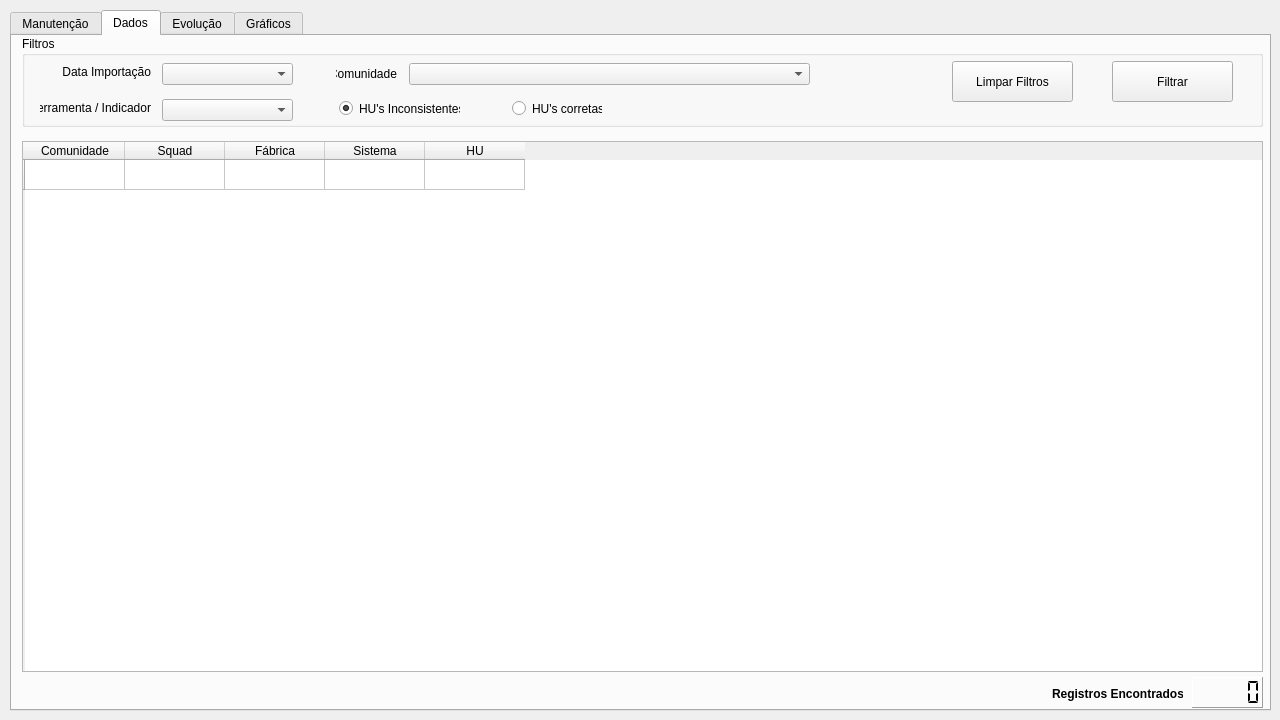
<?xml version="1.0" encoding="UTF-8"?>
<ui version="4.0">
 <class>TelaPrincipal</class>
 <widget class="QDialog" name="TelaPrincipal">
  <property name="windowModality">
   <enum>Qt::NonModal</enum>
  </property>
  <property name="geometry">
   <rect>
    <x>0</x>
    <y>0</y>
    <width>1280</width>
    <height>720</height>
   </rect>
  </property>
  <property name="windowTitle">
   <string>Indicadores RDNG</string>
  </property>
  <property name="modal">
   <bool>false</bool>
  </property>
  <widget class="QTabWidget" name="Frame_Principal">
   <property name="geometry">
    <rect>
     <x>10</x>
     <y>10</y>
     <width>1261</width>
     <height>701</height>
    </rect>
   </property>
   <property name="font">
    <font>
     <underline>false</underline>
    </font>
   </property>
   <property name="toolTipDuration">
    <number>-1</number>
   </property>
   <property name="whatsThis">
    <string/>
   </property>
   <property name="tabPosition">
    <enum>QTabWidget::North</enum>
   </property>
   <property name="currentIndex">
    <number>1</number>
   </property>
   <property name="elideMode">
    <enum>Qt::ElideLeft</enum>
   </property>
   <widget class="QWidget" name="widget">
    <attribute name="title">
     <string>Manutenção</string>
    </attribute>
    <widget class="QGroupBox" name="groupBox">
     <property name="geometry">
      <rect>
       <x>0</x>
       <y>10</y>
       <width>1251</width>
       <height>81</height>
      </rect>
     </property>
     <property name="title">
      <string>Importação</string>
     </property>
     <widget class="QPushButton" name="Btn_Atualiza_Base">
      <property name="geometry">
       <rect>
        <x>1100</x>
        <y>30</y>
        <width>131</width>
        <height>31</height>
       </rect>
      </property>
      <property name="text">
       <string>Atualizar</string>
      </property>
     </widget>
     <widget class="QLabel" name="label">
      <property name="geometry">
       <rect>
        <x>14</x>
        <y>36</y>
        <width>70</width>
        <height>16</height>
       </rect>
      </property>
      <property name="text">
       <string>Planilha SIBTI</string>
      </property>
     </widget>
     <widget class="QToolButton" name="Btn_Select_Arquivo">
      <property name="geometry">
       <rect>
        <x>1010</x>
        <y>30</y>
        <width>30</width>
        <height>30</height>
       </rect>
      </property>
      <property name="text">
       <string>...</string>
      </property>
     </widget>
     <widget class="QTextEdit" name="Txt_Arquivo_Entrada">
      <property name="geometry">
       <rect>
        <x>90</x>
        <y>30</y>
        <width>911</width>
        <height>31</height>
       </rect>
      </property>
      <property name="acceptDrops">
       <bool>false</bool>
      </property>
      <property name="inputMethodHints">
       <set>Qt::ImhNone</set>
      </property>
      <property name="readOnly">
       <bool>true</bool>
      </property>
      <property name="html">
       <string>&lt;!DOCTYPE HTML PUBLIC &quot;-//W3C//DTD HTML 4.0//EN&quot; &quot;http://www.w3.org/TR/REC-html40/strict.dtd&quot;&gt;
&lt;html&gt;&lt;head&gt;&lt;meta name=&quot;qrichtext&quot; content=&quot;1&quot; /&gt;&lt;style type=&quot;text/css&quot;&gt;
p, li { white-space: pre-wrap; }
&lt;/style&gt;&lt;/head&gt;&lt;body style=&quot; font-family:'MS Shell Dlg 2'; font-size:8.25pt; font-weight:400; font-style:normal;&quot;&gt;
&lt;p style=&quot;-qt-paragraph-type:empty; margin-top:0px; margin-bottom:0px; margin-left:0px; margin-right:0px; -qt-block-indent:0; text-indent:0px;&quot;&gt;&lt;br /&gt;&lt;/p&gt;&lt;/body&gt;&lt;/html&gt;</string>
      </property>
     </widget>
    </widget>
    <widget class="QGroupBox" name="groupBox_2">
     <property name="geometry">
      <rect>
       <x>0</x>
       <y>100</y>
       <width>1251</width>
       <height>71</height>
      </rect>
     </property>
     <property name="title">
      <string>Limpeza</string>
     </property>
     <widget class="QLabel" name="label_5">
      <property name="geometry">
       <rect>
        <x>11</x>
        <y>32</y>
        <width>81</width>
        <height>16</height>
       </rect>
      </property>
      <property name="text">
       <string>Data Importação</string>
      </property>
     </widget>
     <widget class="QComboBox" name="Cbo_Data_Importacao_Manut">
      <property name="geometry">
       <rect>
        <x>100</x>
        <y>30</y>
        <width>171</width>
        <height>22</height>
       </rect>
      </property>
     </widget>
     <widget class="QPushButton" name="Btn_Remove_Dados">
      <property name="geometry">
       <rect>
        <x>280</x>
        <y>26</y>
        <width>151</width>
        <height>31</height>
       </rect>
      </property>
      <property name="text">
       <string>Remover dados</string>
      </property>
     </widget>
    </widget>
   </widget>
   <widget class="QWidget" name="tab_4">
    <attribute name="title">
     <string>Dados</string>
    </attribute>
    <widget class="QGroupBox" name="Grupo_Comunidade">
     <property name="geometry">
      <rect>
       <x>10</x>
       <y>0</y>
       <width>1241</width>
       <height>91</height>
      </rect>
     </property>
     <property name="title">
      <string>Filtros</string>
     </property>
     <widget class="QRadioButton" name="Rd_HUs_Corretas">
      <property name="geometry">
       <rect>
        <x>490</x>
        <y>64</y>
        <width>90</width>
        <height>17</height>
       </rect>
      </property>
      <property name="text">
       <string>HU's corretas</string>
      </property>
     </widget>
     <widget class="QComboBox" name="Cbo_Indicador">
      <property name="geometry">
       <rect>
        <x>140</x>
        <y>63</y>
        <width>131</width>
        <height>22</height>
       </rect>
      </property>
     </widget>
     <widget class="QLabel" name="label_8">
      <property name="geometry">
       <rect>
        <x>18</x>
        <y>62</y>
        <width>111</width>
        <height>20</height>
       </rect>
      </property>
      <property name="text">
       <string>Ferramenta / Indicador</string>
      </property>
      <property name="alignment">
       <set>Qt::AlignRight|Qt::AlignTrailing|Qt::AlignVCenter</set>
      </property>
     </widget>
     <widget class="QRadioButton" name="Rd_HUs_Inconsistentes">
      <property name="geometry">
       <rect>
        <x>317</x>
        <y>64</y>
        <width>121</width>
        <height>17</height>
       </rect>
      </property>
      <property name="text">
       <string>HU's Inconsistentes</string>
      </property>
      <property name="checkable">
       <bool>true</bool>
      </property>
      <property name="checked">
       <bool>true</bool>
      </property>
     </widget>
     <widget class="QLabel" name="label_3">
      <property name="geometry">
       <rect>
        <x>314</x>
        <y>28</y>
        <width>61</width>
        <height>20</height>
       </rect>
      </property>
      <property name="text">
       <string>Comunidade</string>
      </property>
      <property name="alignment">
       <set>Qt::AlignRight|Qt::AlignTrailing|Qt::AlignVCenter</set>
      </property>
     </widget>
     <widget class="QLabel" name="label_4">
      <property name="geometry">
       <rect>
        <x>18</x>
        <y>28</y>
        <width>111</width>
        <height>16</height>
       </rect>
      </property>
      <property name="text">
       <string>Data Importação</string>
      </property>
      <property name="alignment">
       <set>Qt::AlignRight|Qt::AlignTrailing|Qt::AlignVCenter</set>
      </property>
     </widget>
     <widget class="QComboBox" name="Cbo_Data_Importacao">
      <property name="geometry">
       <rect>
        <x>140</x>
        <y>27</y>
        <width>131</width>
        <height>22</height>
       </rect>
      </property>
     </widget>
     <widget class="QComboBox" name="Cbo_Comunidades">
      <property name="geometry">
       <rect>
        <x>387</x>
        <y>27</y>
        <width>401</width>
        <height>22</height>
       </rect>
      </property>
     </widget>
     <widget class="QPushButton" name="Btn_Filtro">
      <property name="geometry">
       <rect>
        <x>1090</x>
        <y>25</y>
        <width>121</width>
        <height>41</height>
       </rect>
      </property>
      <property name="text">
       <string>Filtrar</string>
      </property>
      <property name="default">
       <bool>true</bool>
      </property>
     </widget>
     <widget class="QPushButton" name="Btn_Limpar_Filtros">
      <property name="geometry">
       <rect>
        <x>930</x>
        <y>25</y>
        <width>121</width>
        <height>41</height>
       </rect>
      </property>
      <property name="text">
       <string>Limpar Filtros</string>
      </property>
      <property name="default">
       <bool>true</bool>
      </property>
     </widget>
    </widget>
    <widget class="QLCDNumber" name="LCD_Qtde_Registros">
     <property name="geometry">
      <rect>
       <x>1180</x>
       <y>641</y>
       <width>71</width>
       <height>31</height>
      </rect>
     </property>
     <property name="styleSheet">
      <string notr="true"/>
     </property>
     <property name="frameShape">
      <enum>QFrame::Panel</enum>
     </property>
     <property name="frameShadow">
      <enum>QFrame::Raised</enum>
     </property>
     <property name="lineWidth">
      <number>1</number>
     </property>
     <property name="midLineWidth">
      <number>0</number>
     </property>
     <property name="mode">
      <enum>QLCDNumber::Dec</enum>
     </property>
     <property name="segmentStyle">
      <enum>QLCDNumber::Flat</enum>
     </property>
    </widget>
    <widget class="QLabel" name="Label_Progresso_2">
     <property name="geometry">
      <rect>
       <x>1040</x>
       <y>642</y>
       <width>131</width>
       <height>31</height>
      </rect>
     </property>
     <property name="font">
      <font>
       <weight>75</weight>
       <bold>true</bold>
      </font>
     </property>
     <property name="text">
      <string>Registros Encontrados: </string>
     </property>
    </widget>
    <widget class="QTableWidget" name="Tabela_HUs">
     <property name="enabled">
      <bool>true</bool>
     </property>
     <property name="geometry">
      <rect>
       <x>10</x>
       <y>105</y>
       <width>1241</width>
       <height>531</height>
      </rect>
     </property>
     <property name="editTriggers">
      <set>QAbstractItemView::NoEditTriggers</set>
     </property>
     <property name="selectionMode">
      <enum>QAbstractItemView::SingleSelection</enum>
     </property>
     <property name="selectionBehavior">
      <enum>QAbstractItemView::SelectRows</enum>
     </property>
     <row>
      <property name="text">
       <string/>
      </property>
     </row>
     <column>
      <property name="text">
       <string>Comunidade</string>
      </property>
     </column>
     <column>
      <property name="text">
       <string>Squad</string>
      </property>
     </column>
     <column>
      <property name="text">
       <string>Fábrica</string>
      </property>
     </column>
     <column>
      <property name="text">
       <string>Sistema</string>
      </property>
     </column>
     <column>
      <property name="text">
       <string>HU</string>
      </property>
     </column>
    </widget>
   </widget>
   <widget class="QWidget" name="tab">
    <attribute name="title">
     <string>Evolução</string>
    </attribute>
    <widget class="QPushButton" name="Titulo_Evolucao">
     <property name="geometry">
      <rect>
       <x>450</x>
       <y>16</y>
       <width>380</width>
       <height>41</height>
      </rect>
     </property>
     <property name="font">
      <font>
       <pointsize>20</pointsize>
       <weight>75</weight>
       <italic>false</italic>
       <bold>true</bold>
       <underline>false</underline>
      </font>
     </property>
     <property name="text">
      <string>Evolução dos Indicadores</string>
     </property>
    </widget>
    <widget class="QTableWidget" name="Tabela_Evolucao">
     <property name="geometry">
      <rect>
       <x>240</x>
       <y>210</y>
       <width>780</width>
       <height>122</height>
      </rect>
     </property>
     <property name="font">
      <font>
       <weight>50</weight>
       <bold>false</bold>
      </font>
     </property>
     <property name="toolTip">
      <string extracomment="tstesss"/>
     </property>
     <property name="toolTipDuration">
      <number>1000</number>
     </property>
     <property name="autoFillBackground">
      <bool>false</bool>
     </property>
     <property name="editTriggers">
      <set>QAbstractItemView::NoEditTriggers</set>
     </property>
     <property name="selectionMode">
      <enum>QAbstractItemView::SingleSelection</enum>
     </property>
     <property name="selectionBehavior">
      <enum>QAbstractItemView::SelectRows</enum>
     </property>
     <property name="showGrid">
      <bool>true</bool>
     </property>
     <property name="gridStyle">
      <enum>Qt::SolidLine</enum>
     </property>
     <property name="cornerButtonEnabled">
      <bool>false</bool>
     </property>
     <attribute name="horizontalHeaderVisible">
      <bool>false</bool>
     </attribute>
     <attribute name="horizontalHeaderCascadingSectionResizes">
      <bool>true</bool>
     </attribute>
     <attribute name="horizontalHeaderStretchLastSection">
      <bool>true</bool>
     </attribute>
     <attribute name="verticalHeaderVisible">
      <bool>false</bool>
     </attribute>
     <attribute name="verticalHeaderStretchLastSection">
      <bool>false</bool>
     </attribute>
     <row>
      <property name="text">
       <string>New Row</string>
      </property>
      <property name="font">
       <font>
        <weight>75</weight>
        <bold>true</bold>
       </font>
      </property>
     </row>
     <row>
      <property name="text">
       <string>New Row</string>
      </property>
     </row>
     <row>
      <property name="text">
       <string>New Row</string>
      </property>
     </row>
     <row>
      <property name="text">
       <string>New Row</string>
      </property>
     </row>
     <column>
      <property name="text">
       <string>New Column</string>
      </property>
     </column>
     <column>
      <property name="text">
       <string>New Column</string>
      </property>
     </column>
     <column>
      <property name="text">
       <string>New Column</string>
      </property>
     </column>
     <column>
      <property name="text">
       <string>New Column</string>
      </property>
     </column>
     <column>
      <property name="text">
       <string>New Column</string>
      </property>
     </column>
     <item row="0" column="0">
      <property name="text">
       <string/>
      </property>
      <property name="toolTip">
       <string extracomment="adadasd"/>
      </property>
     </item>
    </widget>
    <widget class="QTableWidget" name="Tabela_Evolucao_Detalhes">
     <property name="geometry">
      <rect>
       <x>240</x>
       <y>490</y>
       <width>780</width>
       <height>122</height>
      </rect>
     </property>
     <property name="font">
      <font>
       <weight>50</weight>
       <bold>false</bold>
      </font>
     </property>
     <property name="toolTip">
      <string extracomment="tstesss"/>
     </property>
     <property name="toolTipDuration">
      <number>1000</number>
     </property>
     <property name="autoFillBackground">
      <bool>false</bool>
     </property>
     <property name="editTriggers">
      <set>QAbstractItemView::NoEditTriggers</set>
     </property>
     <property name="selectionMode">
      <enum>QAbstractItemView::SingleSelection</enum>
     </property>
     <property name="selectionBehavior">
      <enum>QAbstractItemView::SelectRows</enum>
     </property>
     <property name="showGrid">
      <bool>true</bool>
     </property>
     <property name="gridStyle">
      <enum>Qt::SolidLine</enum>
     </property>
     <property name="cornerButtonEnabled">
      <bool>false</bool>
     </property>
     <attribute name="horizontalHeaderVisible">
      <bool>false</bool>
     </attribute>
     <attribute name="horizontalHeaderCascadingSectionResizes">
      <bool>true</bool>
     </attribute>
     <attribute name="horizontalHeaderStretchLastSection">
      <bool>true</bool>
     </attribute>
     <attribute name="verticalHeaderVisible">
      <bool>false</bool>
     </attribute>
     <attribute name="verticalHeaderStretchLastSection">
      <bool>false</bool>
     </attribute>
     <row>
      <property name="text">
       <string>New Row</string>
      </property>
      <property name="font">
       <font>
        <weight>50</weight>
        <bold>false</bold>
       </font>
      </property>
     </row>
     <row>
      <property name="text">
       <string>New Row</string>
      </property>
     </row>
     <row>
      <property name="text">
       <string>New Row</string>
      </property>
     </row>
     <row>
      <property name="text">
       <string>New Row</string>
      </property>
     </row>
     <column>
      <property name="text">
       <string>New Column</string>
      </property>
      <property name="background">
       <color>
        <red>255</red>
        <green>255</green>
        <blue>255</blue>
       </color>
      </property>
     </column>
     <column>
      <property name="text">
       <string>New Column</string>
      </property>
     </column>
     <column>
      <property name="text">
       <string>New Column</string>
      </property>
     </column>
     <column>
      <property name="text">
       <string>Ação</string>
      </property>
     </column>
     <item row="0" column="0">
      <property name="text">
       <string/>
      </property>
      <property name="toolTip">
       <string extracomment="adadasd"/>
      </property>
     </item>
     <item row="0" column="3">
      <property name="text">
       <string/>
      </property>
     </item>
     <item row="3" column="0">
      <property name="text">
       <string/>
      </property>
     </item>
     <item row="3" column="3">
      <property name="text">
       <string/>
      </property>
     </item>
    </widget>
    <widget class="QLabel" name="Lbl_Evolucao_Titulo_Detalhes">
     <property name="geometry">
      <rect>
       <x>199</x>
       <y>450</y>
       <width>871</width>
       <height>31</height>
      </rect>
     </property>
     <property name="font">
      <font>
       <pointsize>16</pointsize>
       <weight>75</weight>
       <bold>true</bold>
      </font>
     </property>
     <property name="layoutDirection">
      <enum>Qt::LeftToRight</enum>
     </property>
     <property name="autoFillBackground">
      <bool>false</bool>
     </property>
     <property name="text">
      <string>TITULO</string>
     </property>
     <property name="textFormat">
      <enum>Qt::PlainText</enum>
     </property>
     <property name="alignment">
      <set>Qt::AlignCenter</set>
     </property>
    </widget>
    <widget class="QLabel" name="Lbl_Evolucao_Titulo_Resumo">
     <property name="geometry">
      <rect>
       <x>199</x>
       <y>170</y>
       <width>871</width>
       <height>31</height>
      </rect>
     </property>
     <property name="font">
      <font>
       <pointsize>15</pointsize>
       <weight>75</weight>
       <bold>true</bold>
      </font>
     </property>
     <property name="text">
      <string>Resumo</string>
     </property>
     <property name="alignment">
      <set>Qt::AlignCenter</set>
     </property>
    </widget>
    <widget class="QPushButton" name="Btn_Evolucao_Exibe_Inibe_Detalhes">
     <property name="geometry">
      <rect>
       <x>550</x>
       <y>360</y>
       <width>180</width>
       <height>41</height>
      </rect>
     </property>
     <property name="font">
      <font>
       <pointsize>13</pointsize>
       <weight>75</weight>
       <bold>true</bold>
      </font>
     </property>
     <property name="text">
      <string>Exibir Detalhes</string>
     </property>
    </widget>
    <widget class="QGroupBox" name="groupBox_5">
     <property name="geometry">
      <rect>
       <x>240</x>
       <y>60</y>
       <width>781</width>
       <height>61</height>
      </rect>
     </property>
     <property name="title">
      <string>Filtro</string>
     </property>
     <widget class="QComboBox" name="Cbo_Comunidades_Evolucao">
      <property name="geometry">
       <rect>
        <x>120</x>
        <y>24</y>
        <width>421</width>
        <height>22</height>
       </rect>
      </property>
     </widget>
     <widget class="QLabel" name="label_7">
      <property name="geometry">
       <rect>
        <x>56</x>
        <y>25</y>
        <width>61</width>
        <height>16</height>
       </rect>
      </property>
      <property name="text">
       <string>Comunidade</string>
      </property>
     </widget>
     <widget class="QPushButton" name="Btn_Seleciona_Comunidade_Evolucao">
      <property name="geometry">
       <rect>
        <x>590</x>
        <y>19</y>
        <width>141</width>
        <height>31</height>
       </rect>
      </property>
      <property name="text">
       <string>Selecionar</string>
      </property>
      <property name="default">
       <bool>true</bool>
      </property>
     </widget>
    </widget>
   </widget>
   <widget class="QWidget" name="tab_2">
    <attribute name="title">
     <string>Gráficos</string>
    </attribute>
    <widget class="QGraphicsView" name="graphicsView">
     <property name="geometry">
      <rect>
       <x>30</x>
       <y>20</y>
       <width>1191</width>
       <height>631</height>
      </rect>
     </property>
    </widget>
   </widget>
  </widget>
 </widget>
 <resources/>
 <connections/>
</ui>
